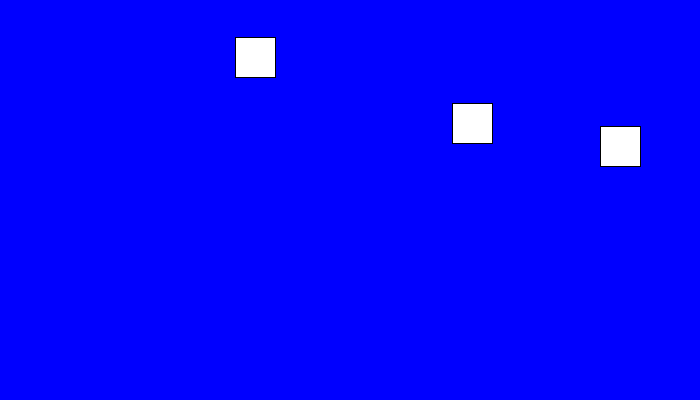
Frame 1 (no input)
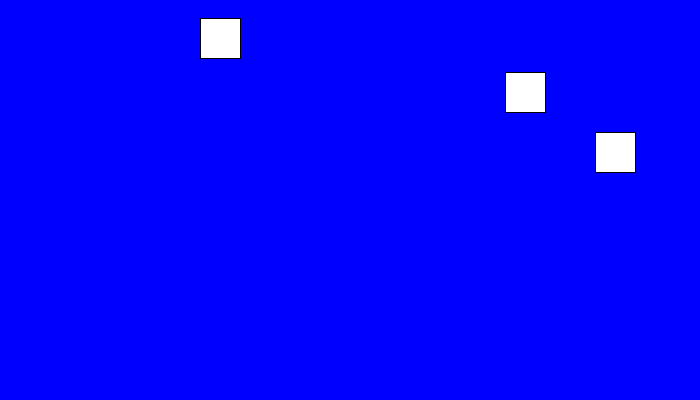
Frame 60 (the mouse pressed at the canvas centre just before this capture)
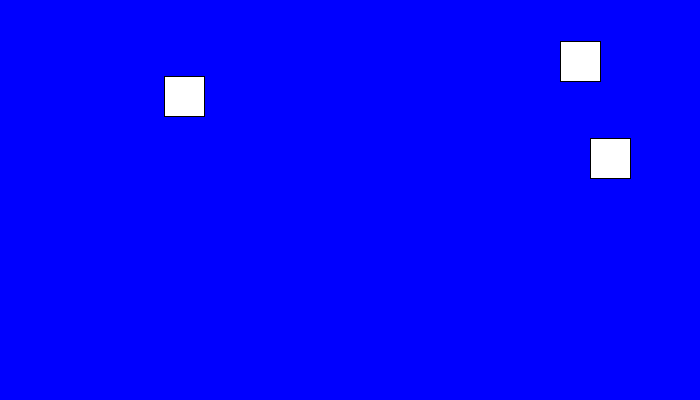
Frame 120 (the mouse held since frame 60 and released just before this capture)

The Processing sketch that drew these frames (run headless with seeded random() and noise(); from frame 60 on, the mouse is pressed at the canvas centre):

// Processing sketch: s03_multiball
// ── s03_multiball.pde
void setup() {
  size(700,400);    // open window 600 x 400 pixels
  for (int i = 0; i < N; i++) {
    x[i] = random((float)width);
    y[i] = random((float)height);
    dx[i] = random(2.0) - 1;
    dy[i] = random(2.0) - 1;
  }
}

final int N = 3;
float[] x = new float[N];
float[] y = new float[N];
float[] dx = new float[N];
float[] dy = new float[N];;
final float SIZE=40;

void draw() {
  background(0,0,255);
  for (int i = 0; i < N; i++) {
    rect(x[i],y[i],SIZE,SIZE); //  x,y
    x[i]+= dx[i];
    y[i]+= dy[i];
    if (x[i] < 0  || x[i] >= width - SIZE)
      dx[i] = -dx[i];
    if (y[i] < 0 || y[i] >= height - SIZE)
      dy[i] = -dy[i];
  }
}
